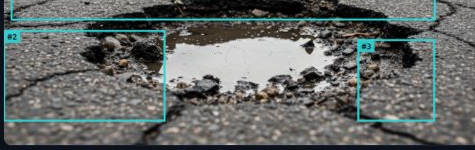
#> input picture reports/crop5_macro_pothole.png, 475 x 150 px; its folder holds only this picture in this run
$ python -i surface_classifier.py   (imports and definitions only)   (older library calls are emulated)
#> lines starting #> are read from the running program, lines starting #| are printed output that depends on the picture; after the words box and inside, x2 and y2 are one past the last pixel; in counts of white or black regions, pixels touching at a corner belong together
"""Pavement material and road domain classifier (SurfaceTypeNet).

Classifies roadway surfaces into standard civil engineering pavement categories:
  1. Flexible Bituminous Asphalt (IRC:37 / IRC:82 / MoRTH Section 500)
  2. Rigid Cement Concrete (IRC:58 / IRC:15 / MoRTH Section 600)
  3. Unpaved Rural Earthen / Dirt / Gravel Track (IRC:SP:72 / IRC:SP:20 - Rural Road Manual)
  4. Interlocking Concrete Paver Blocks / ICBP (IRC:SP:63)

Switches civil engineering repair standards, cost ledgers, and patch limits
dynamically based on the physical surface material.
"""

import os
import warnings
import joblib
import numpy as np

try:
    import cv2
except ImportError:
    cv2 = None

_CKPT_PATH = os.path.abspath(os.path.join(os.path.dirname(__file__), "..", "checkpoints", "advanced_5_models.joblib"))
_CACHED_BUNDLE = None
_CACHED_MTIME = None


def load_advanced_5_bundle():
    """Loads and caches `checkpoints/advanced_5_models.joblib` once per mtime."""
    global _CACHED_BUNDLE, _CACHED_MTIME
    if not os.path.exists(_CKPT_PATH):
        return {}
    try:
        mtime = os.path.getmtime(_CKPT_PATH)
        if _CACHED_BUNDLE is not None and _CACHED_MTIME == mtime:
            return _CACHED_BUNDLE
        with warnings.catch_warnings():
            warnings.simplefilter("ignore")
            _CACHED_BUNDLE = joblib.load(_CKPT_PATH) or {}
            _CACHED_MTIME = mtime
        return _CACHED_BUNDLE
    except Exception:
        return {}


SURFACE_CLASSES = {
    0: {
        "id": 0,
        "code": "flexible_bituminous_asphalt",
        "name": "Flexible Bituminous Pavement (Asphalt)",
        "civil_standard": "IRC:37-2018 / IRC:82-2015",
        "morth_section": "MoRTH Section 500 (Bituminous Base & Surface Courses)",
        "repair_method": "Mechanical saw-cutting, VG-30 tack coat, and hot-mix Bituminous Concrete (BC) patching",
        "bitumen_patching_applicable": True,
        "max_single_patch_m2": 2.0,
        "base_unit_rate_inr_per_tonne": 7500.0,
    },
    1: {
        "id": 1,
        "code": "rigid_cement_concrete",
        "name": "Rigid Cement Concrete Pavement",
        "civil_standard": "IRC:58-2015 / IRC:15-2017",
        "morth_section": "MoRTH Section 600 (Concrete Pavement Construction)",
        "repair_method": "Full-depth slab replacement, dowel bar retrofitting, rapid-hardening epoxy mortar stitch",
        "bitumen_patching_applicable": False,
        "max_single_patch_m2": 4.5,
        "base_unit_rate_inr_per_tonne": 9200.0,
    },
    2: {
        "id": 2,
        "code": "unpaved_rural_earthen_dirt",
        "name": "Unpaved Rural Earthen / Dirt / Gravel Road",
        "civil_standard": "IRC:SP:72-2015 / IRC:SP:20 (PMGSY Rural Road Manual)",
        "morth_section": "IRC:SP:20 Cl. 8 / IRC:SP:72 Cl. 6 (Maintenance of Earthen & Gravel Roads)",
        "repair_method": "Motor-grader scarifying, subgrade camber reprofiling (4% crossfall), gravel wear course replenishment (75mm), and vibratory rolling (PMGSY Cl. 300 / IRC:SP:72 Cl. 6)",
        "bitumen_patching_applicable": False,
        "max_single_patch_m2": 35.0,
        "base_unit_rate_inr_per_tonne": 0.0,
        "base_mobilization_cost_inr": 8500.0,
        "rural_grading_cost_per_m2": 220.0,
    },
    3: {
        "id": 3,
        "code": "interlocking_concrete_paver",
        "name": "Interlocking Concrete Block Pavement (ICBP)",
        "civil_standard": "IRC:SP:63-2018",
        "morth_section": "IRC:SP:63 Cl. 9 (Maintenance & Re-laying of Paver Blocks)",
        "repair_method": "Lifting damaged blocks, regrading bed sand layer, relaying blocks, and vibro-compaction joint sand replenishment",
        "bitumen_patching_applicable": False,
        "max_single_patch_m2": 6.0,
        "base_unit_rate_inr_per_tonne": 0.0,
        "paver_relay_cost_per_m2": 380.0,
    },
}


class SurfaceTypeClassifier:
    """Multispectral colorimetry and structural texture analyzer for pavement classification."""

    @property
    def is_ready(self):
        return True

    def __init__(self):
        self.classes = SURFACE_CLASSES
        bundle = load_advanced_5_bundle()
        self._trained_model = (bundle.get("surface_classifier") or {}).get("classifier")

    def analyze_surface(self, img_rgb, roi_top_fraction=0.38):
        """
        Classifies the pavement surface from the road region of interest (ROI).

        Parameters:
            img_rgb: np.ndarray (H, W, 3) in uint8 RGB format.
            roi_top_fraction: float, fraction from top where road surface begins.

        Returns:
            dict containing surface classification, civil standards, and repair applicability.
        """
#> called with roi_top_fraction = 0.38
        img = np.asarray(img_rgb, dtype=np.uint8)
        if img.ndim == 2:
            img = np.stack([img] * 3, axis=-1)
        elif img.ndim == 3 and img.shape[2] == 4:
            img = img[:, :, :3]
        elif img.ndim != 3 or img.shape[2] < 3:
            return dict(self.classes[0], confidence=0.50, features={}, warning="Invalid image shape")

        H, W = img.shape[:2]
#> H = 150; W = 475
        if H < 4 or W < 4:
            return dict(self.classes[0], confidence=0.50, features={}, warning="Image too small")

        y0 = int(H * np.clip(roi_top_fraction, 0.20, 0.60))
#> y0 = 57
        road_roi = img[y0:, :]
        if road_roi.size == 0:
            return dict(self.classes[0], confidence=0.50, features={}, warning="Empty ROI")

        r = road_roi[:, :, 0].astype(np.float32)
        g = road_roi[:, :, 1].astype(np.float32)
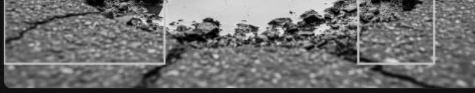
#> g: shape (93, 475) float32; min 0, max 238, mean 110.9
        b = road_roi[:, :, 2].astype(np.float32)

        mean_r = float(np.mean(r))
#> mean_r = 109.9
        mean_g = float(np.mean(g))
#> mean_g = 110.9
        mean_b = float(np.mean(b))
#> mean_b = 108.7
        mean_lum = float(0.299 * mean_r + 0.587 * mean_g + 0.114 * mean_b)
#> mean_lum = 110.3

        rb_ratio = float(mean_r / (mean_b + 1e-4))
#> rb_ratio = 1.01
        rg_ratio = float(mean_r / (mean_g + 1e-4))
#> rg_ratio = 0.991

        cmax = np.maximum(np.maximum(r, g), b)
        cmin = np.minimum(np.minimum(r, g), b)
        delta = cmax - cmin
        sat = np.zeros_like(cmax)
        nz = cmax > 1e-4
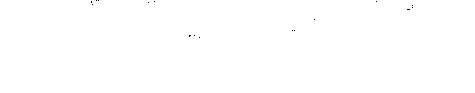
#> nz: shape (93, 475) bool; 100% white; black in thin lines or dots, all inside (x1, y1, x2, y2) = (91, 0, 413, 38)
        sat[nz] = delta[nz] / cmax[nz]
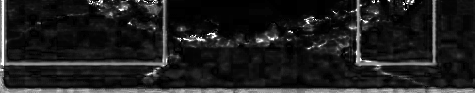
#> sat: shape (93, 475) float32; min 0, max 1, mean 0.12
        mean_sat = float(np.mean(sat))
#> mean_sat = 0.12
        sat_p75 = float(np.percentile(sat, 75))
#> sat_p75 = 0.115

        if cv2 is not None:
            gray_roi = cv2.cvtColor(road_roi, cv2.COLOR_RGB2GRAY)
            lap = cv2.Laplacian(gray_roi, cv2.CV_32F, ksize=3)
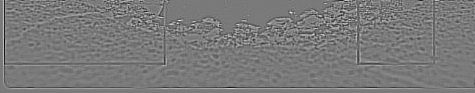
#> lap: shape (93, 475) float32; min -898, max 978, mean 0; drawn with min black and max white
            texture_energy = float(lap.var())
#> texture_energy = 15010.1
            gx = cv2.Sobel(gray_roi, cv2.CV_32F, 1, 0, ksize=3)
            gy = cv2.Sobel(gray_roi, cv2.CV_32F, 0, 1, ksize=3)
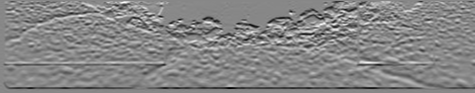
#> gy: shape (93, 475) float32; min -704, max 618, mean -9.3; drawn with min black and max white
            grad_mag = np.sqrt(gx ** 2 + gy ** 2)
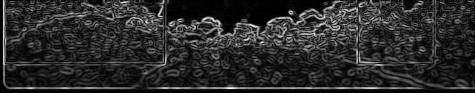
#> grad_mag: shape (93, 475) float32; min 0, max 704, mean 119.6; drawn with min black and max white
            high_freq_ratio = float((grad_mag > 25.0).mean())
#> high_freq_ratio = 0.846
        else:
            gray_roi = (0.299 * r + 0.587 * g + 0.114 * b).astype(np.float32)
            texture_energy = float(np.var(gray_roi))
            high_freq_ratio = 0.05

        # Extract green foliage / rural canopy context from upper and side borders
        hsv_full = cv2.cvtColor(img, cv2.COLOR_RGB2HSV) if cv2 is not None else None
#> hsv_full: shape (150, 475, 3); mean H, S, V 45, 40.1, 108.8
        if hsv_full is not None:
            # Green foliage: Hue 25-85 in OpenCV scale (0-180), Saturation >= 25
            is_green = (hsv_full[:, :, 0] >= 25) & (hsv_full[:, :, 0] <= 85) & (hsv_full[:, :, 1] >= 25)
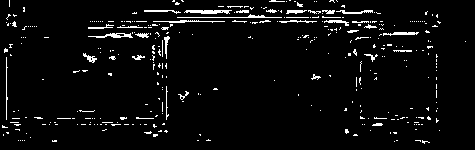
#> is_green: shape (150, 475) bool; 4.3% white in thin lines or dots
            upper_h = int(H * 0.45)
#> upper_h = 67
            foliage_left = float(is_green[:upper_h, :int(W * 0.35)].mean())
#> foliage_left = 0.0649
            foliage_right = float(is_green[:upper_h, int(W * 0.65):].mean())
#> foliage_right = 0.0667
            foliage_upper = float(is_green[:upper_h, :].mean())
#> foliage_upper = 0.0718
            rural_foliage_evidence = max(0.0, min(1.0, (max(foliage_left, foliage_right, foliage_upper) - 0.28) / 0.35))
#> rural_foliage_evidence = 0
        else:
            rural_foliage_evidence = 0.0

        scores = {0: 0.0, 1: 0.0, 2: 0.0, 3: 0.0}

        # 1. Unpaved Rural Earthen / Dirt Road Evidence
        # Characteristics: rural foliage borders, warm soil tone, puddle mud contrast, unsealed track
        earth_tone_evidence = max(0.0, min(1.0, (rb_ratio - 1.01) / 0.15))
#> earth_tone_evidence = 0.00629
        mud_saturation_evidence = max(0.0, min(1.0, (mean_sat - 0.08) / 0.15))
#> mud_saturation_evidence = 0.269
        scores[2] = (
            0.45 * rural_foliage_evidence
            + 0.30 * earth_tone_evidence
            + 0.25 * mud_saturation_evidence
        )

        # 2. Rigid Cement Concrete Pavement Evidence
        # Characteristics: High luminance (light gray/off-white), low color saturation, neutral R ≈ G ≈ B, low foliage
        concrete_lum_evidence = max(0.0, min(1.0, (mean_lum - 145.0) / 35.0))
#> concrete_lum_evidence = 0
        neutral_tint_evidence = max(0.0, min(1.0, 1.0 - abs(rb_ratio - 1.0) / 0.08))
#> neutral_tint_evidence = 0.863
        low_sat_evidence = max(0.0, min(1.0, (0.10 - mean_sat) / 0.06))
#> low_sat_evidence = 0
        scores[1] = (0.45 * concrete_lum_evidence + 0.35 * neutral_tint_evidence + 0.20 * low_sat_evidence) * (1.0 - 0.7 * rural_foliage_evidence)

        # 3. Interlocking Concrete Paver Blocks Evidence
        # Paver blocks require structured orthogonal joint grids, not random debris, rough aggregate, or puddle ripples
        paver_edge_evidence = max(0.0, min(1.0, (high_freq_ratio - 0.45) / 0.35))
#> paver_edge_evidence = 1
        scores[3] = (paver_edge_evidence * 0.25) * (1.0 - 0.8 * rural_foliage_evidence)

        # 4. Flexible Bituminous Asphalt Evidence
        # Default engineered highway surface: dark to medium gray, neutral tint, moderate saturation, asphalt binder
        asphalt_neutral = max(0.0, min(1.0, 1.0 - abs(rb_ratio - 1.0) / 0.16))
#> asphalt_neutral = 0.932
        asphalt_sat = max(0.0, min(1.0, (0.30 - mean_sat) / 0.20))
#> asphalt_sat = 0.898
        asphalt_lum = max(0.0, min(1.0, (190.0 - mean_lum) / 80.0))
#> asphalt_lum = 0.996
        scores[0] = (0.35 + 0.35 * asphalt_neutral + 0.30 * asphalt_sat * asphalt_lum) * (1.0 - 0.6 * rural_foliage_evidence)

        total = sum(scores.values()) + 1e-8
#> total = 1.57
        probs = {k: round(v / total, 4) for k, v in scores.items()}
#> probs = {0: 0.603, 1: 0.193, 2: 0.0442, 3: 0.16}

        if self._trained_model is not None:
            try:
                feat_vec = np.array([[
                    mean_lum / 255.0,
                    rb_ratio,
                    rg_ratio,
                    mean_sat,
                    sat_p75,
                    min(1.0, texture_energy / 800.0),
                    high_freq_ratio,
                    rural_foliage_evidence,
                ]], dtype=np.float32)
                ml_probs = self._trained_model.predict_proba(feat_vec)[0]
                for k in range(min(4, len(ml_probs))):
                    probs[k] = round(0.55 * probs.get(k, 0.0) + 0.45 * float(ml_probs[k]), 4)
            except Exception:
                pass

        best_cls_id = int(max(probs, key=probs.get))
#> best_cls_id = 0
        best_conf = float(probs[best_cls_id])
#> best_conf = 0.603

        # Reasonable hysteresis for confidence; do not require sky foliage for earthen ground
        if best_cls_id == 3 and (best_conf < 0.65 or high_freq_ratio < 0.50):
            best_cls_id = 0
            best_conf = probs[0]
        elif best_cls_id == 2 and best_conf < 0.35:
            best_cls_id = 0
            best_conf = probs[0]
        elif best_cls_id == 1 and best_conf < 0.40:
            best_cls_id = 0
            best_conf = probs[0]

        meta = dict(self.classes[best_cls_id])
#> meta = 9 items
        meta["confidence"] = round(best_conf, 4)
        meta["trained_checkpoint_loaded"] = bool(self._trained_model is not None)
        meta["probabilities"] = {self.classes[k]["code"]: probs[k] for k in probs}
        meta["features"] = {
            "mean_luminance": round(mean_lum, 1),
            "red_to_blue_ratio": round(rb_ratio, 3),
            "mean_saturation": round(mean_sat, 3),
            "saturation_p75": round(sat_p75, 3),
            "texture_energy": round(texture_energy, 1),
            "high_freq_edge_ratio": round(high_freq_ratio, 4),
        }

        # Civil Engineering Ledger Advice
        if best_cls_id == 2:
            meta["engineering_advisory"] = (
                "IRC:SP:72 COMPLIANCE: Carriageway is an unpaved rural earthen/gravel road. "
                "MoRTH Section 500 Bituminous Concrete (BC) patching is physically inapplicable. "
                "Defects require motor-grader shaping, gravel compaction, and drainage clearing."
            )
        elif best_cls_id == 1:
            meta["engineering_advisory"] = (
                "IRC:58 COMPLIANCE: Rigid concrete carriageway identified. "
                "Joint spalling and slab cracking require rapid-hardening epoxy mortar or slab stitching per IRC:15."
            )
        elif best_cls_id == 3:
            meta["engineering_advisory"] = (
                "IRC:SP:63 COMPLIANCE: Interlocking block pavement detected. "
                "Surface distress requires block lifting, bed sand regrading, and joint sand vibro-compaction."
            )
        else:
            meta["engineering_advisory"] = (
                "IRC:82 COMPLIANCE: Flexible bituminous highway pavement verified. "
                "Defects governed by MoRTH Section 500 hot-mix asphalt patching equations."
            )

        return meta

>>> import cv2
>>> picture = cv2.cvtColor(cv2.imread('../reports/crop5_macro_pothole.png'), cv2.COLOR_BGR2RGB)
>>> result = SurfaceTypeClassifier().analyze_surface(picture)
#> result = 14 items
